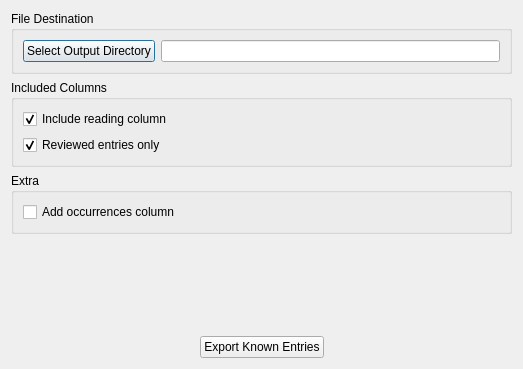
<ui version="4.0">
<class>KnownEntriesExporterDialog</class>
 <widget class="QDialog" name="KnownEntriesExporterDialog">
  <property name="geometry">
   <rect>
    <x>0</x>
    <y>0</y>
    <width>523</width>
    <height>369</height>
   </rect>
  </property>
  <property name="windowTitle">
   <string>Known Entries Exporter</string></property>
  <layout class="QVBoxLayout" name="verticalLayout_4">
   <item>
    <widget class="QGroupBox" name="groupBox_4">
     <property name="title">
      <string>File Destination</string>
     </property>
     <layout class="QVBoxLayout" name="verticalLayout_2">
      <item>
       <layout class="QHBoxLayout" name="horizontalLayout">
        <item>
         <widget class="QPushButton" name="selectOutputPushButton">
          <property name="text">
           <string>Select Output Directory</string>
          </property>
         </widget>
        </item>
        <item>
         <widget class="QLineEdit" name="outputLineEdit" />
        </item>
       </layout>
      </item>
     </layout>
    </widget>
   </item>
   <item>
    <widget class="QGroupBox" name="groupBox">
     <property name="title">
      <string>Included Columns</string>
     </property>
     <layout class="QVBoxLayout" name="verticalLayout">
      <item>
       <widget class="QCheckBox" name="includeReadingCheckBox">
        <property name="text">
         <string>Include reading column</string>
        </property>
        <property name="checked">
         <bool>true</bool>
        </property>
       </widget>
      </item>
      <item>
       <widget class="QCheckBox" name="includeReviewedOnlyCheckBox">
        <property name="text">
         <string>Reviewed entries only</string>
        </property>
        <property name="checked">
         <bool>true</bool>
        </property>
       </widget>
      </item>
     </layout>
    </widget>
   </item>
   <item>
    <widget class="QGroupBox" name="groupBox_3">
     <property name="title">
      <string>Extra</string>
     </property>
     <layout class="QVBoxLayout" name="verticalLayout_3">
      <item>
       <widget class="QCheckBox" name="addOccurrencesColumnCheckBox">
        <property name="text">
         <string>Add occurrences column</string>
        </property>
       </widget>
      </item>
     </layout>
    </widget>
   </item>
   <item>
    <spacer name="verticalSpacer">
     <property name="orientation">
      <enum>Qt::Vertical</enum>
     </property>
     <property name="sizeHint" stdset="0">
      <size>
       <width>20</width>
       <height>10</height>
      </size>
     </property>
    </spacer>
   </item>
   <item>
    <layout class="QHBoxLayout" name="horizontalLayout_3">
     <item>
      <spacer name="horizontalSpacer_2">
       <property name="orientation">
        <enum>Qt::Horizontal</enum>
       </property>
       <property name="sizeHint" stdset="0">
        <size>
         <width>40</width>
         <height>20</height>
        </size>
       </property>
      </spacer>
     </item>
     <item>
      <widget class="QPushButton" name="exportKnownEntriesPushButton">
       <property name="text">
        <string>Export Known Entries</string></property>
      </widget>
     </item>
     <item>
      <spacer name="horizontalSpacer">
       <property name="orientation">
        <enum>Qt::Horizontal</enum>
       </property>
       <property name="sizeHint" stdset="0">
        <size>
         <width>40</width>
         <height>20</height>
        </size>
       </property>
      </spacer>
     </item>
    </layout>
   </item>
  </layout>
 </widget>
 <resources />
 <connections />
</ui>
